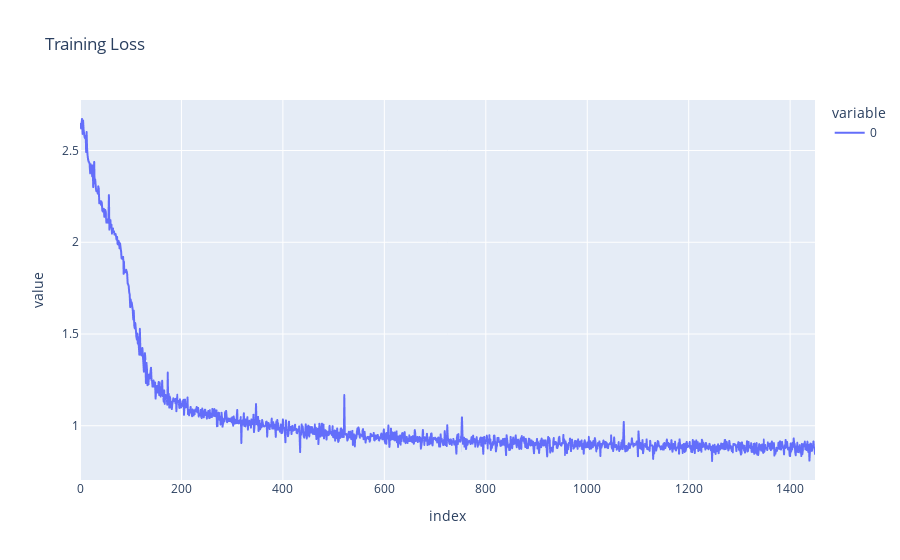

Source (notebook cell):
### Code cell
# Plotly line plot of training losses
fig = px.line(train_losses, labels={'x': 'Iteration', 'y': 'Loss'}, title='Training Loss')
fig.show()

### Figure 1 — Plotly figure (JSON) as saved in the notebook; plotly's stock layout.template omitted (floating-point values rounded to 4 significant figures; data arrays with more than 128 entries replaced by an {"elided": "..."} marker saying what was removed)
{"data": [{"hovertemplate": "variable=0<br>index=%{x}<br>value=%{y}<extra></extra>", "legendgroup": "0", "line": {"color": "#636efa", "dash": "solid"}, "marker": {"symbol": "circle"}, "mode": "lines", "name": "0", "showlegend": true, "type": "scattergl", "x": {"elided": "1450 int values"}, "xaxis": "x", "y": {"elided": "1450 float values"}, "yaxis": "y"}], "layout": {"legend": {"title": {"text": "variable"}, "tracegroupgap": 0}, "title": {"text": "Training Loss"}, "xaxis": {"anchor": "y", "domain": [0, 1], "title": {"text": "index"}}, "yaxis": {"anchor": "x", "domain": [0, 1], "title": {"text": "value"}}}}
